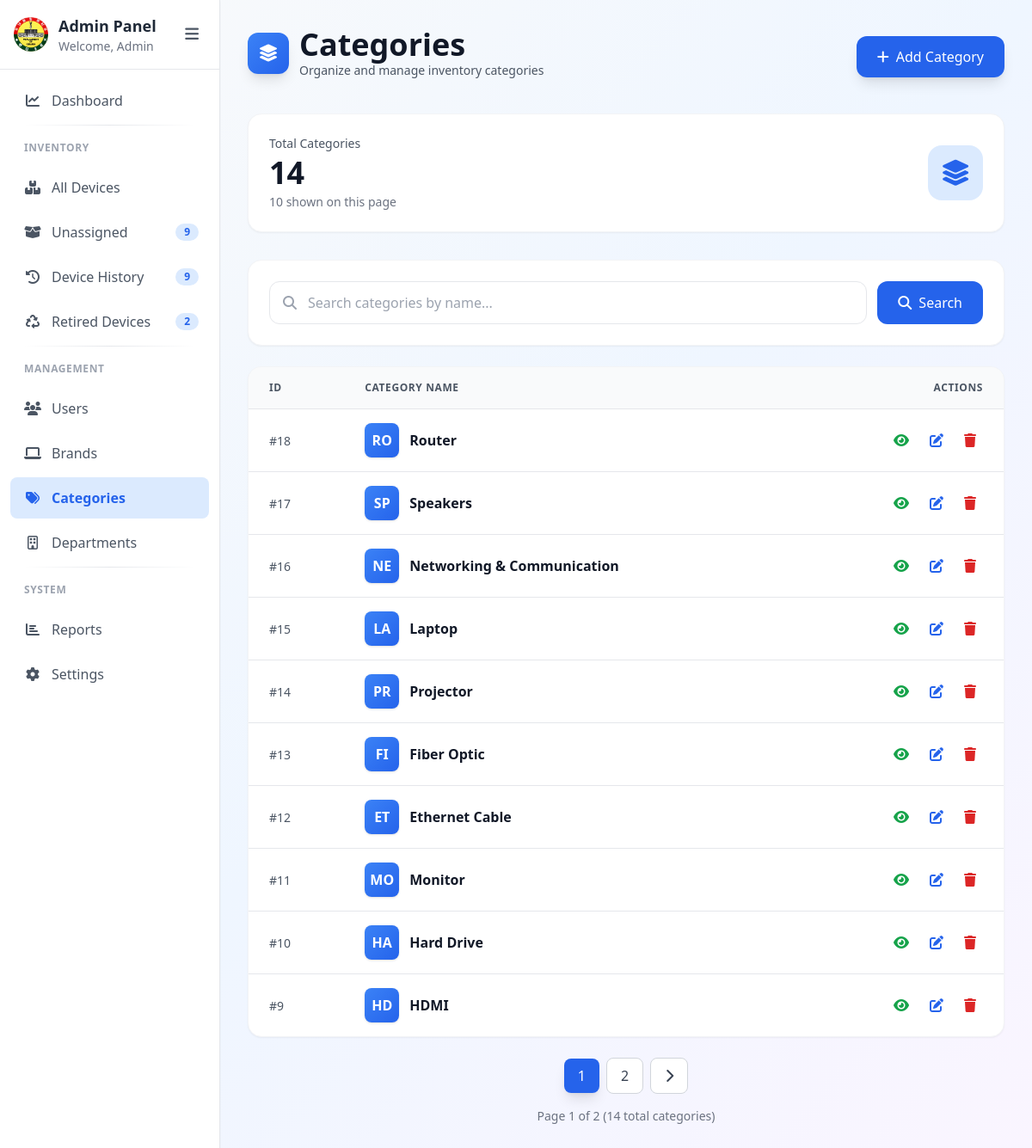
/categories.php, run on the app's committed database.
### tables this page shows
CREATE TABLE `categories` (
  `id` int(11) NOT NULL,
  `category_name` varchar(100) NOT NULL,
  `created_at` timestamp NULL DEFAULT current_timestamp()
);

### categories.php (the view, shortened to what this page needs)
<?php
$db = new Database();
$conn = $db->getConnection();
$search = trim($_GET['search'] ?? '');
$page = max(1, (int) ($_GET['page'] ?? 1));
$perPage = 10;
$offset = ($page - 1) * $perPage;
$countSql = "SELECT COUNT(*) FROM categories";
$stmt = $conn->prepare($countSql);
$stmt->execute();
$stmt->bind_result($totalRecords);
$totalPages = ceil($totalRecords / $perPage);
$sql = "SELECT * FROM categories";
$params = [];
$types = "";
$sql .= " ORDER BY id DESC LIMIT ? OFFSET ?";
$params[] = $perPage;
$params[] = $offset;
$types .= "ii";
$stmt = $conn->prepare($sql);
$stmt->bind_param($types, ...$params);
$stmt->execute();
$result = $stmt->get_result();
$categories = $result->fetch_all(MYSQLI_ASSOC);
?>
<!DOCTYPE html>
<html lang="en">
<head>
    <script src="https://cdn.tailwindcss.com"></script>
    <link rel="stylesheet" href="https://cdnjs.cloudflare.com/ajax/libs/font-awesome/6.5.1/css/all.min.css">
</head>
<body class="bg-gradient-to-br from-gray-50 via-blue-50 to-purple-50 min-h-screen">
    <?php include 'sidebar.php'; ?>
    <main id="mainContent" class="p-4 md:p-8 max-w-7xl mx-auto">
        <div class="mb-8">
            <div class="flex flex-col md:flex-row md:items-center md:justify-between gap-4">
                <div>
                    <div class="flex items-center gap-3 mb-2">
                        <div
                            class="w-12 h-12 bg-gradient-to-br from-blue-500 to-blue-600 rounded-xl flex items-center justify-center shadow-lg">
                            <i class="fas fa-layer-group text-white text-xl"></i>
                        </div>
                        <div>
                            <h1 class="text-3xl md:text-4xl font-bold text-gray-900">Categories</h1>
                            <p class="text-gray-600 text-sm">Organize and manage inventory categories</p>
                        </div>
                    </div>
                </div>
                <button onclick="openAddModal()"
                    class="inline-flex items-center justify-center px-6 py-3 bg-gradient-to-r from-blue-600 to-blue-600 text-white rounded-xl hover:from-blue-700 hover:to-blue-700 transition-all shadow-lg hover:shadow-xl transform hover:-translate-y-0.5">
                    <i class="fas fa-plus mr-2"></i>
                    Add Category
                </button>
            </div>
        </div>
        <div class="mb-8">
            <div class="bg-white rounded-2xl shadow-sm hover:shadow-md transition-shadow p-6 border border-gray-100">
                <div class="flex items-center justify-between">
                    <div>
                        <p class="text-sm font-medium text-gray-600 mb-1">Total Categories</p>
                        <p class="text-4xl font-bold text-gray-900"><?= $totalRecords ?></p>
                        <p class="text-sm text-gray-500 mt-1">
                            <?= count($categories) ?> shown on this page
                        </p>
                    </div>
                    <div
                        class="w-16 h-16 bg-gradient-to-br from-blue-100 to-blue-100 rounded-2xl flex items-center justify-center">
                        <i class="fas fa-layer-group text-3xl text-blue-600"></i>
                    </div>
                </div>
            </div>
        </div>
        <div class="bg-white rounded-2xl shadow-sm border border-gray-100 p-6 mb-6">
            <form method="GET" class="flex gap-3">
                <div class="flex-1 relative">
                    <i class="fas fa-search absolute left-4 top-1/2 transform -translate-y-1/2 text-gray-400"></i>
                    <input type="text" name="search" value="<?= htmlspecialchars($search) ?>"
                        placeholder="Search categories by name..."
                        class="w-full pl-11 pr-4 py-3 border border-gray-200 rounded-xl focus:outline-none focus:ring-2 focus:ring-emerald-500 focus:border-transparent transition">
                </div>
                <button type="submit"
                    class="px-6 py-3 bg-blue-600 text-white rounded-xl hover:bg-blue-700 transition-colors">
                    <i class="fas fa-search mr-2"></i>Search
                </button>
            </form>
        </div>
        <div class="bg-white rounded-2xl shadow-sm border border-gray-100 overflow-hidden">
            <div class="hidden md:block overflow-x-auto">
                <table class="w-full">
                    <thead>
                        <tr class="bg-gray-50 border-b border-gray-200">
                            <th
                                class="px-6 py-4 text-left text-xs font-semibold text-gray-600 uppercase tracking-wider">
                                ID</th>
                            <th
                                class="px-6 py-4 text-left text-xs font-semibold text-gray-600 uppercase tracking-wider">
                                Category Name</th>
                            <th
                                class="px-6 py-4 text-right text-xs font-semibold text-gray-600 uppercase tracking-wider">
                                Actions</th>
                        </tr>
                    </thead>
                    <tbody class="divide-y divide-gray-200">
                        <?php if ($categories): ?>
                            <?php foreach ($categories as $cat): ?>
                                <tr class="hover:bg-gray-50 transition-colors">
                                    <td class="px-6 py-4">
                                        <span class="text-sm font-medium text-gray-600">#<?= $cat['id'] ?></span>
                                    </td>
                                    <td class="px-6 py-4">
                                        <div class="flex items-center gap-3">
                                            <div
                                                class="w-10 h-10 bg-gradient-to-br from-blue-500 to-blue-600 rounded-lg flex items-center justify-center text-white font-bold shadow">
                                                <?= strtoupper(substr($cat['category_name'], 0, 2)) ?>
                                            </div>
                                            <span
                                                class="font-semibold text-gray-900 text-base"><?= htmlspecialchars($cat['category_name']) ?></span>
                                        </div>
                                    </td>
                                    <td class="px-6 py-4">
                                        <div class="flex items-center justify-end gap-2">
                                            <button onclick='openViewModal(<?= json_encode($cat) ?>)'
                                                class="p-2 text-green-600 hover:bg-green-50 rounded-lg transition-colors"
                                                title="View Details">
                                                <i class="fas fa-eye"></i>
                                            </button>
                                            <button onclick='openEditModal(<?= json_encode($cat) ?>)'
                                                class="p-2 text-blue-600 hover:bg-blue-50 rounded-lg transition-colors"
                                                title="Edit Category">
                                                <i class="fas fa-edit"></i>
                                            </button>
                                            <a href="?delete=<?= $cat['id'] ?>"
                                                onclick="return confirm('Delete this category? This action cannot be undone.')"
                                                class="p-2 text-red-600 hover:bg-red-50 rounded-lg transition-colors"
                                                title="Delete Category">
                                                <i class="fas fa-trash"></i>
                                            </a>
                                        </div>
                                    </td>
                                </tr>
                            <?php endforeach; ?>
                        <?php endif; ?>
                    </tbody>
                </table>
            </div>
        </div>
        <?php if ($totalPages > 1): ?>
            <div class="mt-6 flex flex-wrap items-center justify-center gap-2">
                <?php for ($i = 1; $i <= $totalPages; $i++): ?>
                    <?php if ($i == 1 || $i == $totalPages || abs($i - $page) <= 2): ?>
                        <a href="?page=<?= $i ?>&search=<?= urlencode($search) ?>" class="px-4 py-2 rounded-lg transition-colors font-medium <?= $i == $page
                                ? 'bg-gradient-to-r from-blue-600 to-blue-600 text-white shadow-lg'
                                : 'bg-white border border-gray-300 text-gray-700 hover:bg-gray-50' ?>">
                            <?= $i ?>
                        </a>
                    <?php elseif (abs($i - $page) == 3): ?>
                        <span class="px-2 text-gray-400">...</span>
                    <?php endif; ?>
                <?php endfor; ?>
                <?php if ($page < $totalPages): ?>
                    <a href="?page=<?= $page + 1 ?>&search=<?= urlencode($search) ?>"
                        class="px-4 py-2 bg-white border border-gray-300 text-gray-700 rounded-lg hover:bg-gray-50 transition-colors">
                        <i class="fas fa-chevron-right"></i>
                    </a>
                <?php endif; ?>
            </div>
            <p class="text-center text-sm text-gray-500 mt-4">
                Page <?= $page ?> of <?= $totalPages ?> (<?= $totalRecords ?> total categories)
            </p>
        <?php endif; ?>
    </main>
</body>
</html>

### sidebar.php (style rules this page uses)
#mainContent { margin-left: 16rem; transition: margin-left 0.3s ease; }

### data on the page
categories: id "18", category_name "RO", category_name "Router"
categories: id "17", category_name "SP", category_name "Speakers"
categories: id "16", category_name "NE", category_name "Networking & Communication"
categories: id "15", category_name "LA", category_name "Laptop"
categories: id "14", category_name "PR", category_name "Projector"
categories: id "13", category_name "FI", category_name "Fiber Optic"
categories: id "12", category_name "ET", category_name "Ethernet Cable"
categories: id "11", category_name "MO", category_name "Monitor"
categories: id "10", category_name "HA", category_name "Hard Drive"
categories: id "9", category_name "HD", category_name "HDMI"

### other printed values
$_SESSION['full_name'] "Admin"
$c "9"
$c "2"
$totalRecords "14"
count($categories) "10"
$page "1"
$totalPages "2"
